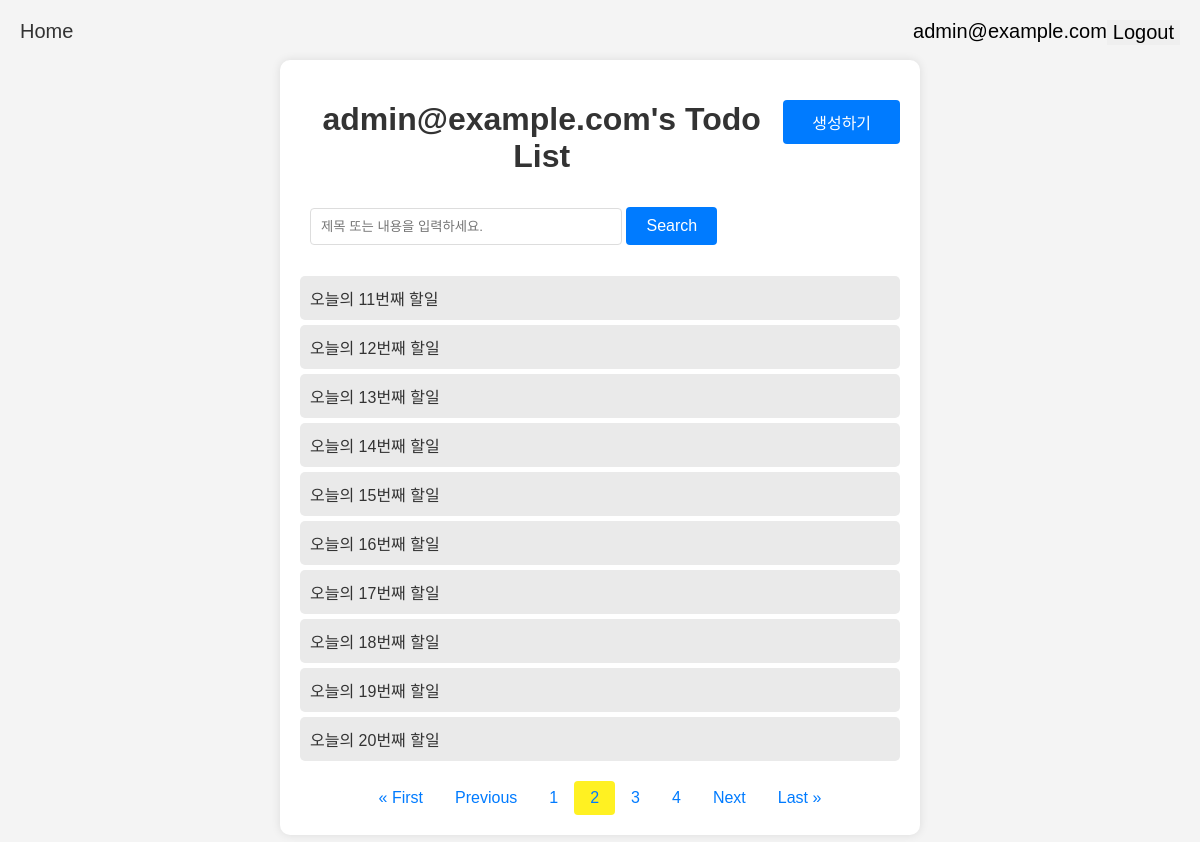
Screenshot of /todo/?page=2 (signed in) with the database file from the repository.
### todo/models.py (models this page shows, shortened)
class Todo(models.Model):
    user = models.ForeignKey(User, on_delete=models.CASCADE)
    title = models.CharField(max_length=50)
    description = models.TextField()
    start_date = models.DateField()
    end_date = models.DateField()
    is_completed = models.BooleanField(default=False)
    created_at = models.DateTimeField(auto_now_add=True)
    updated_at = models.DateTimeField(auto_now=True)

### todo/views.py (the view)
# urls.py: path('todo/', todo_list, name='todo_list'),
def todo_list(request):
    todo_list = Todo.objects.filter(user=request.user).order_by('created_at')
    q = request.GET.get('q')
    if q:
        todo_list = todo_list.filter(Q(title__icontains=q) | Q(description__icontains=q))
    paginator = Paginator(todo_list, 10)
    page_number = request.GET.get('page')
    page_obj = paginator.get_page(page_number)
    context = {
        'page_obj': page_obj
    }
    return render(request, 'todo_list.html', context)

### templates/todo_list.html (shortened to what this page needs)
{% extends 'base.html' %}
{% block content %}
<!doctype html>
<html lang="en">
<head>
</head>
<body>
    <div class="container" style="margin-top: 15px">
        {% if request.user.is_authenticated %}
        <div style="display: flex; justify-content: space-between">
            <h1>{{ request.user.username }}'s Todo List</h1>
            <button class="create-button" onclick="location.href='{% url 'todo_create' %}'">생성하기</button>
        </div>
        <form method="GET" style="margin: 10px">
            <input type="text" placeholder="제목 또는 내용을 입력하세요." name="q" value="{% if request.GET.q %}{{ request.GET.q }}{% endif %}">
            <button class="search-button">Search</button>
        </form>
        <ul>
            {% for todo in page_obj.object_list %}
                <li><a href="{% url 'todo_info' todo.id %}">{{ todo.title }}</a></li>
            {% endfor %}
        </ul>
        <div class="pagination">
            {% if page_obj.has_previous %}
                <a href="?page=1">&laquo; First</a>
                <a href="?page={{ page_obj.previous_page_number }}">Previous</a>
            {% else %}
                <p>&laquo; First</p>
                <p>Previous</p>
            {% endif %}
            {% for num in page_obj.paginator.page_range %}
                {% if num > page_obj.number|add:-3 and num < page_obj.number|add:3 %}
                    {% if num == page_obj.number %}
                        <span class="active" style="border-radius: 4px; background-color: #fff122">{{ num }}</span>
                    {% else %}
                        <a href="?page={{ num }}">{{ num }}</a>
                    {% endif %}
                {% endif %}
            {% endfor %}
            {% if page_obj.has_next %}
                <a href="?page={{ page_obj.next_page_number }}">Next</a>
                <a href="?page={{ page_obj.paginator.num_pages }}">Last &raquo;</a>
            {% else %}
                <p>Next</p>
                <p>Last &raquo;</p>
            {% endif %}
        </div>
        {% endif %}
    </div>
    {% endblock %}

### templates/base.html (shortened to what this page needs)
<!doctype html>
<html lang="en">
<head>
</head>
<body>
    <nav style="display: flex; justify-content: space-between">
        <div>
            <a style="font-size: 20px" href={% url 'todo_list' %}>Home</a>
        </div>
        {% if request.user.is_authenticated %}
            <div style="text-align: right; font-size: 20px; display: flex; justify-content: space-between">
                {{ request.user.username }}
                <form action="{% url 'logout' %}" method="POST">
                    <button style="border: 0; font-size: 20px; cursor: pointer">Logout</button>
                </form>
            </div>
        {% else %}
            <div style="display: flex; justify-content: right; font-size: 20px;">
                <a href="{% url 'signup' %}" style="margin-right: 10px">SignUp</a>
                <a href="{% url 'login' %}">Login</a>
            </div>
        {% endif %}
    </nav>
    {% block content %}
    {% endblock %}
</body>
</html>

### templates/todo_list.html (style rules this page uses)
body { font-family: Arial, sans-serif; background-color: #f4f4f4; margin: 0; padding: 20px; }
.container { max-width: 600px; margin: auto; background: #fff; padding: 20px; border-radius: 10px; box-shadow: 0 0 10px rgba(0, 0, 0, 0.1); }
h1 { text-align: center; color: #333; }
ul { list-style-type: none; padding: 0; }
li { padding: 10px; margin: 5px 0; background: #eaeaea; border-radius: 5px; transition: background 0.3s; }
a { text-decoration: none; color: #333; }
.create-button { background-color: #007bff; color: white; border: none; margin-top: 20px; padding: 10px 20px; border-radius: 4px; cursor: pointer; width: 20%; height: 20%; font-size: 16px; }
.pagination { display: flex; justify-content: center; margin-top: 20px; }
.pagination a, .pagination span { color: #007bff; padding: 8px 16px; text-decoration: none; transition: background-color .3s; }
input[type="text"] { width: 50%; padding: 10px; border: 1px solid #ddd; border-radius: 4px; margin-bottom: 15px; }
.search-button { background-color: #007bff; color: white; border: none; padding: 10px 20px; border-radius: 4px; cursor: pointer; font-size: 16px; }

### rows the page displays
Todo: title "오늘의 11번째 할일"
Todo: title "오늘의 12번째 할일"
Todo: title "오늘의 13번째 할일"
Todo: title "오늘의 14번째 할일"
Todo: title "오늘의 15번째 할일"
Todo: title "오늘의 16번째 할일"
Todo: title "오늘의 17번째 할일"
Todo: title "오늘의 18번째 할일"
Todo: title "오늘의 19번째 할일"
Todo: title "오늘의 20번째 할일"

### other values shown
{{ request.user.username }} "admin@example.com"
{{ num }} "1" "3" "4"
{{ num }} "2"
